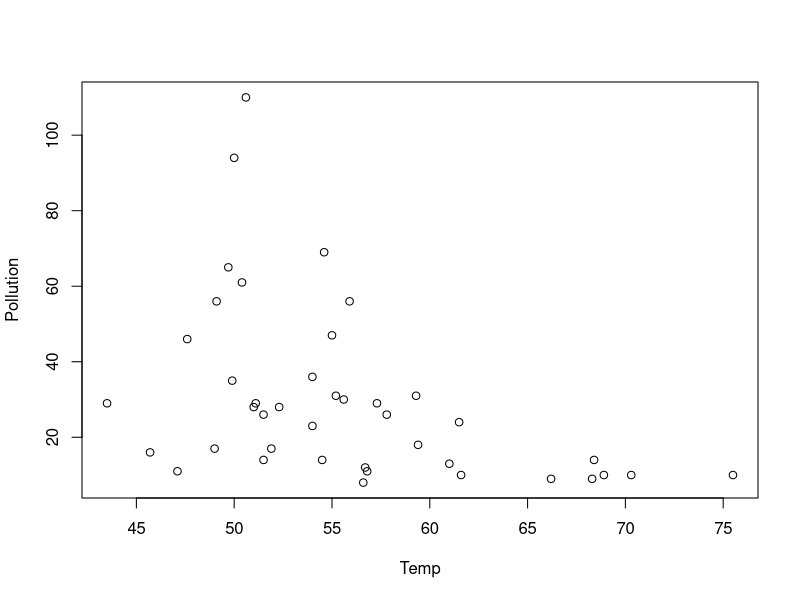
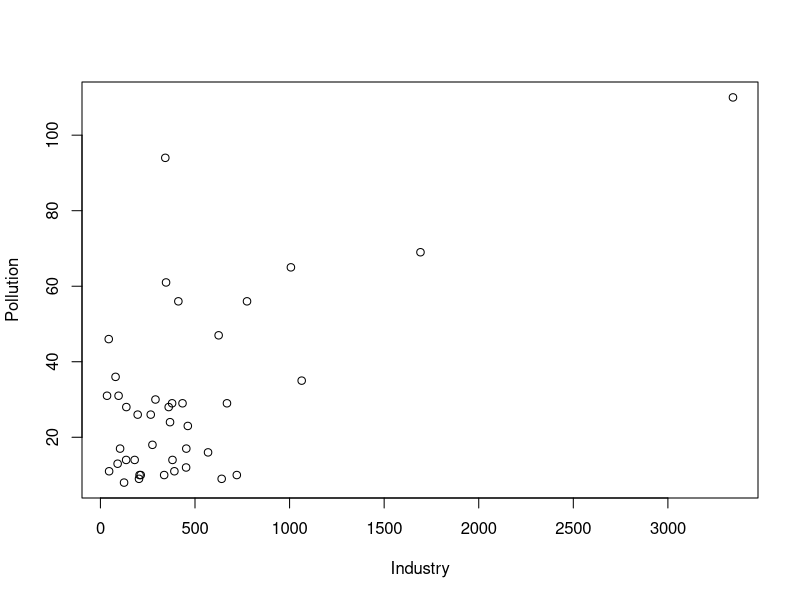
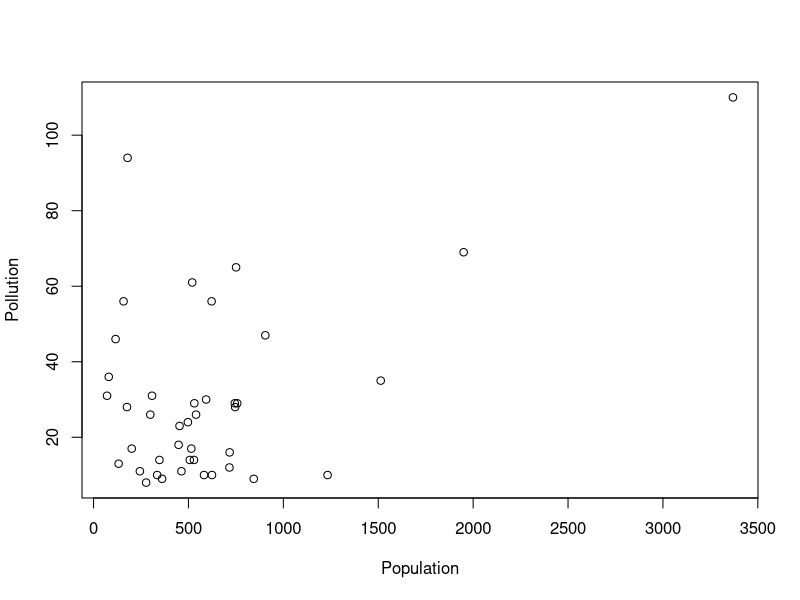
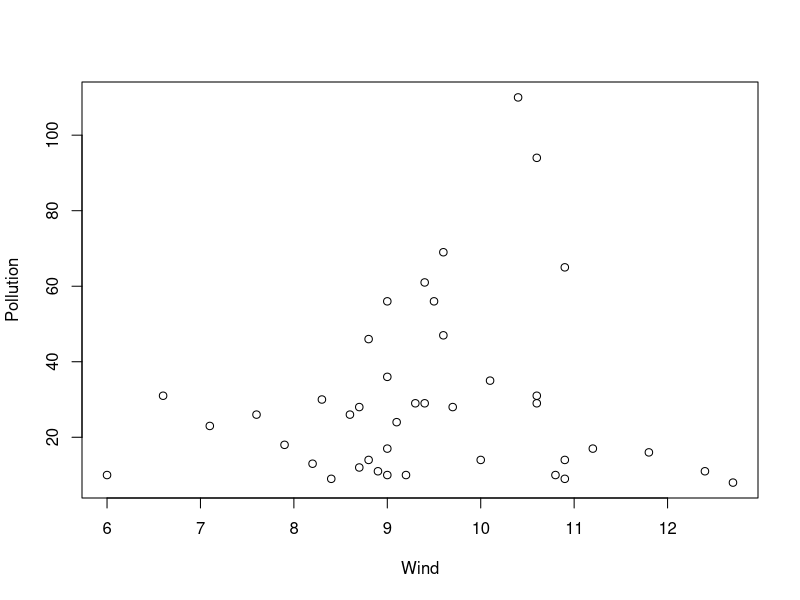
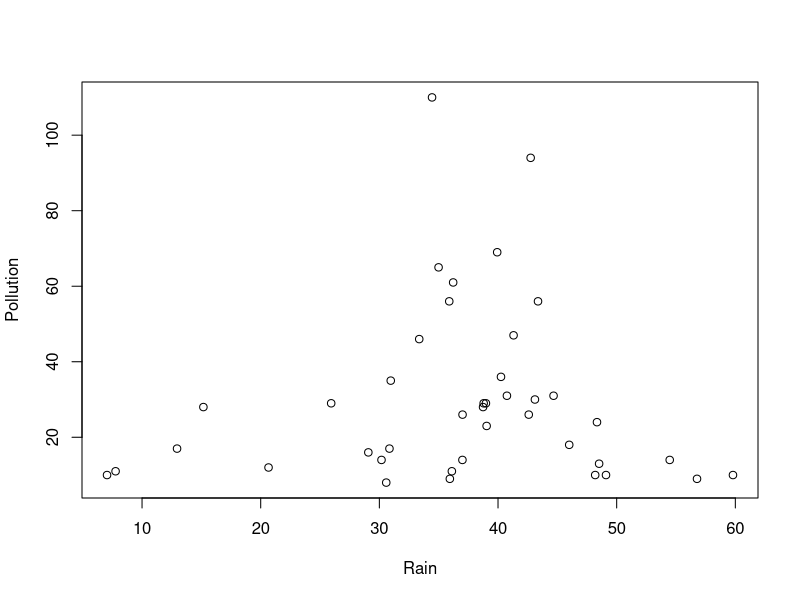
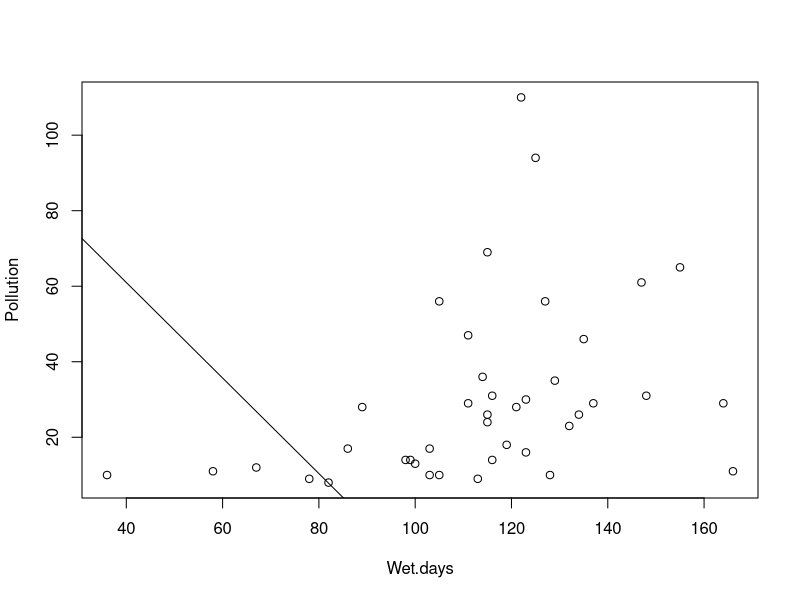

The R script that drew these images, in order:
cs<-read.table("pollute.txt", header=T)
model<-lm(Pollution~Temp+Industry+Population+Wind+Rain+Wet.days, data=cs)
plot(Pollution~Temp+Industry+Population+Wind+Rain+Wet.days, data=cs)
abline(model)
summary(model)
model1<-lm(Pollution~., data=cs)
step(model1)
null<-lm(Pollution~1, data=cs)
full<-lm(Pollution~., data=cs)
step(null, scope = list(upper=full), data=cs, direction="both")
